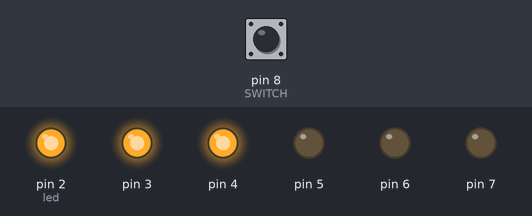
A sketch run on a simulated Arduino Uno, built with avr-gcc and run on an emulated ATmega328P. On the bench: output pins drawn as LEDs (lit = HIGH). Inputs (shaded band) come from the test bench; at power-on: pin 8 (SWITCH) LOW.

Above: at 23.2 s.
23.3 s: pin 8 (SWITCH) pulled HIGH for 0.15 s
At 24.3 s:
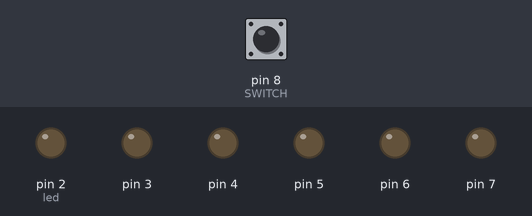
At 36.5 s:
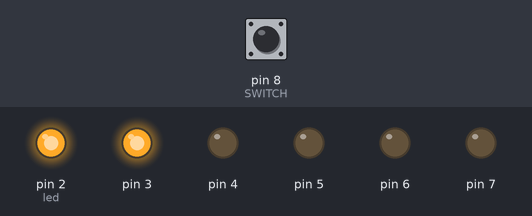
45.4 s: pin 8 (SWITCH) pulled HIGH for 1 s
At 53.6 s:
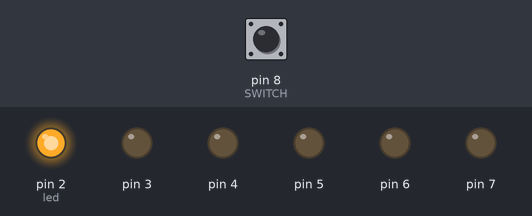
Timing chart, 0 to 83.9 s (numbered marks = the images above; inputs shaded):
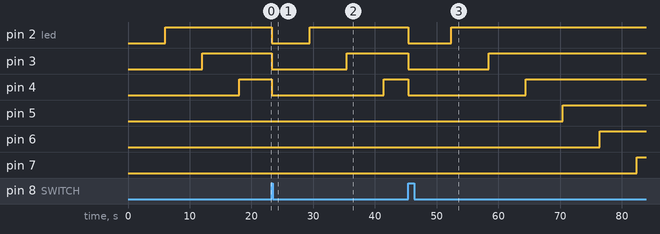

The sketch:

sketch.ino
```cpp
#define SWITCH 8
unsigned long previousTime = 0;
int switchState = 0;
int prevSwitchState = 0;
int led = 2;
long interval = 6000;

void setup() {
  for (int i = 2; i < 8; i++)
    pinMode(i, OUTPUT);
  pinMode(SWITCH, INPUT);
}

void loop() {
  unsigned long currentTime = millis();
  if (currentTime - previousTime > interval) {
    previousTime = currentTime;
    digitalWrite(led, HIGH);
    led++;
    if (led == 7) {
    }
  }
  switchState = digitalRead(SWITCH);
  if (switchState != prevSwitchState) {
    for (int i = 2; i < 8; i++)
      digitalWrite(i, LOW);
    led = 2;
    previousTime = currentTime;
  }
  prevSwitchState = switchState;
}
```

Measured:
- after the input at 23.3 s, pin 2 (led): HIGH → LOW at once, → HIGH 6.2 s later; pin 3: HIGH → LOW at once, → HIGH 12.2 s later; pin 4: HIGH → LOW at once, → HIGH 18.2 s later; pin 5: stays LOW (without the input it goes to HIGH after 0.70 s); pin 6: stays LOW (without the input it goes to HIGH after 6.7 s)
- after the input at 45.4 s, pin 2 (led): HIGH → LOW at once, → HIGH 7.0 s later; pin 3: HIGH → LOW at once, → HIGH 13.0 s later; pin 4: HIGH → LOW at once, → HIGH 19.0 s later; pin 5: LOW → HIGH after 25.0 s instead of 2.1 s; pin 6: LOW → HIGH after 31.0 s instead of 8.1 s
